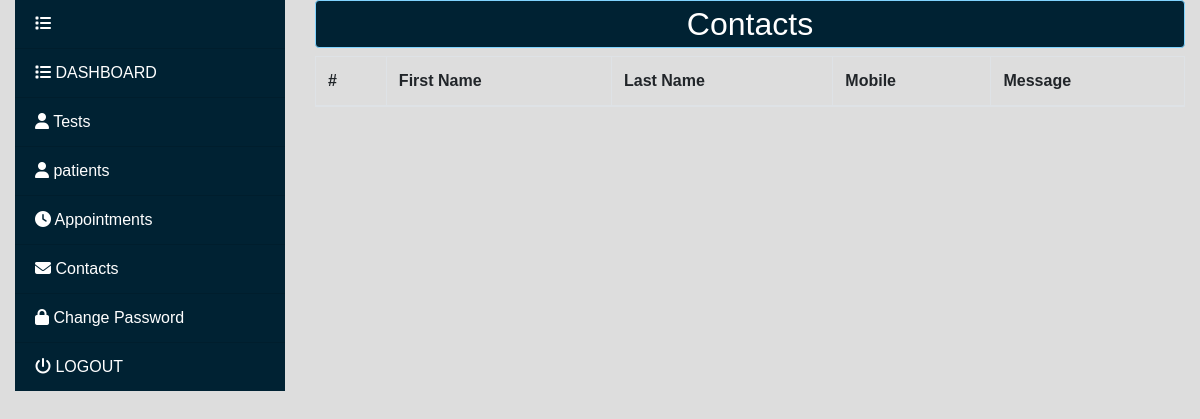
The app's page /admin/contact/index.php (signed in), older data.
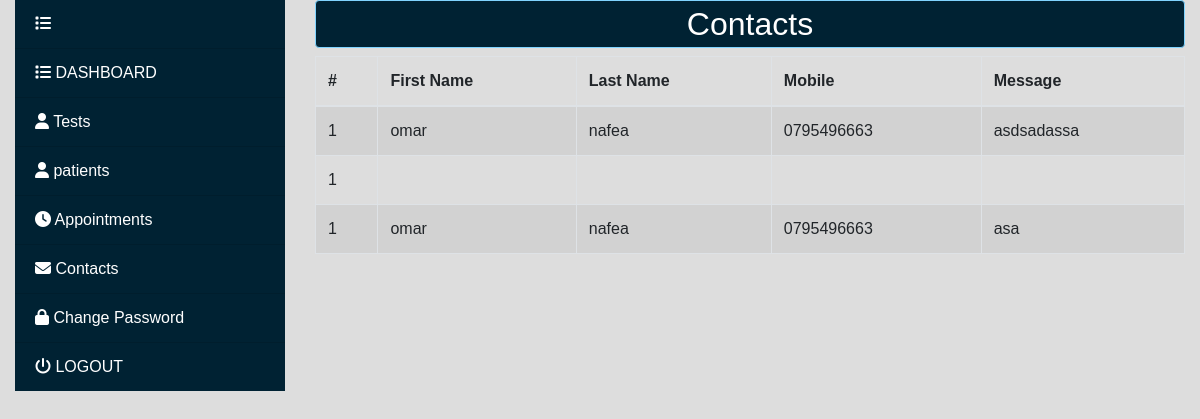
The same page, newer data.
### tables this page shows
CREATE TABLE IF NOT EXISTS `contact` (
  `id` int(11) NOT NULL AUTO_INCREMENT,
  `first_name` varchar(40) NOT NULL,
  `last_name` varchar(40) NOT NULL,
  `mobile` varchar(14) NOT NULL,
  `message` text NOT NULL,
  PRIMARY KEY (`id`)
);

### admin/include/functions/functions.php (called while the page is built, shortened)
<?php
        function is_doctor(){
            return  $_SESSION['privilege_id'] == '1';
        }
        function is_admin(){
            return  $_SESSION['privilege_id'] == '3';
        }

### admin/contact/index.php (the view, shortened to what this page needs)
<?php
include('../connect.php');
$statement = $con->prepare("select * from contact");
$statement->execute();
$contacts = $statement->fetchAll();
?>
<!DOCTYPE html>
<html lang="en">
<head>
    <link rel="stylesheet" type="text/css" href="../layout/css/bootstrap.min.css">
    <link rel="stylesheet" type="text/css" href="../layout/css/main.css">
</head>
<body>
<div class="manage_users">
    <div class="row">
        <div class="col-md-3">
            <?php
            include "../include/template/dashboard.php";
            ?>
        </div>
        <div class="col-md-9">
            <h2 class="text-center">Contacts</h2>
            <table id="patient_data" class="table table-bordered table-striped">
                <thead>
                <tr>
                    <th scope="col">#</th>
                    <th scope="col">First Name</th>
                    <th scope="col">Last Name</th>
                    <th scope="col">Mobile</th>
                    <th scope="col">Message</th>
                </tr>
                </thead>
                <tbody>
                <?php
                foreach ($contacts as $contact){
                    $i = 1;
                    ?>
                    <tr>
                        <td><?=$i?></td>
                        <td><?=$contact['first_name']?></td>
                        <td><?=$contact['last_name']?></td>
                        <td><?=$contact['mobile']?></td>
                        <td><?=$contact['message']?></td>
                    </tr>
                <?php }?>
                </tbody>
            </table>
        </div>
    </div>
</div>
</body>
</html>

### admin/include/template/dashboard.php (shortened to what this page needs)
<?php
include '../include/functions/functions.php';
$page=$_SESSION['page'];
?>
	<ul class="list-group list-group-flush">
    <li class="list-group-item list-group-item-success">
            <a href="#"><i class="fas fa-list"></i></a>
    </li>
         <li class="list-group-item pagelink">
            <a href="../dashboard.php"><i class="fas fa-list"></i> DASHBOARD</a>
        </li>
        <?php if(is_admin() || is_doctor()){?>
                <li class="list-group-item pagelink <?php if($page=='tests'){echo 'active';}?>">
                    <a href="../test"> <i class="fas fa-user"></i> Tests</a>
                </li>
        <?php }?>
        <li class="list-group-item pagelink <?php if($page=='patients'){echo 'active';}?>">
        <a href="../patients"> <i class="fas fa-user"></i> patients</a>
        </li>
        <?php if(!is_admin()){?>
                <li class="list-group-item pagelink <?php if($page=='appointments'){echo 'active';}?>">
                <a href="../appointments"> <i class="fas fa-clock"></i> Appointments</a>
                </li>
        <?php }?>
        <li class="list-group-item pagelink <?php if($page=='Contacts'){echo 'contacts';}?>">
        <a href="../contact"> <i class="fas fa-envelope"></i> Contacts</a>
        </li>
        <li class="list-group-item pagelink <?php if($page=='change_password'){echo 'active';}?>">
           <a href="../change_password"> <i class="fas fa-lock"></i> Change Password</a>
        </li>
        <li class="list-group-item pagelink"> <a href="../logout.php"><i class="fas fa-power-off"></i> LOGOUT</a></li>
      </ul>

### admin/layout/css/main.css (style rules this page uses)
* { margin: 0; padding: 0; -webkit-box-sizing:border-box; -moz-box-sizing:border-box; box-sizing:border-box; }
body { font-family: arial,tohama; margin:0; padding:0; background-color:#ddd; }
ul { list-style: none; }
.row { margin: 0; padding: 0; }
h2 { background-color: #002233; color: #fff; padding: 4px; border: 1px solid #80d4ff; border-radius: 4px; }
.list-group-flush .list-group-item { background-color:#002233; color: #80d4ff; color: #fff; }
.list-group-flush .list-group-item a { text-decoration: none; color: #fff; }

Row changes from the older to the newer data that the page shows:
added contact: i "1", first_name "omar", last_name "nafea", mobile "0795496663", message "asdsadassa"
added contact: i "1"
added contact: i "1", first_name "omar", last_name "nafea", mobile "0795496663", message "asa"
